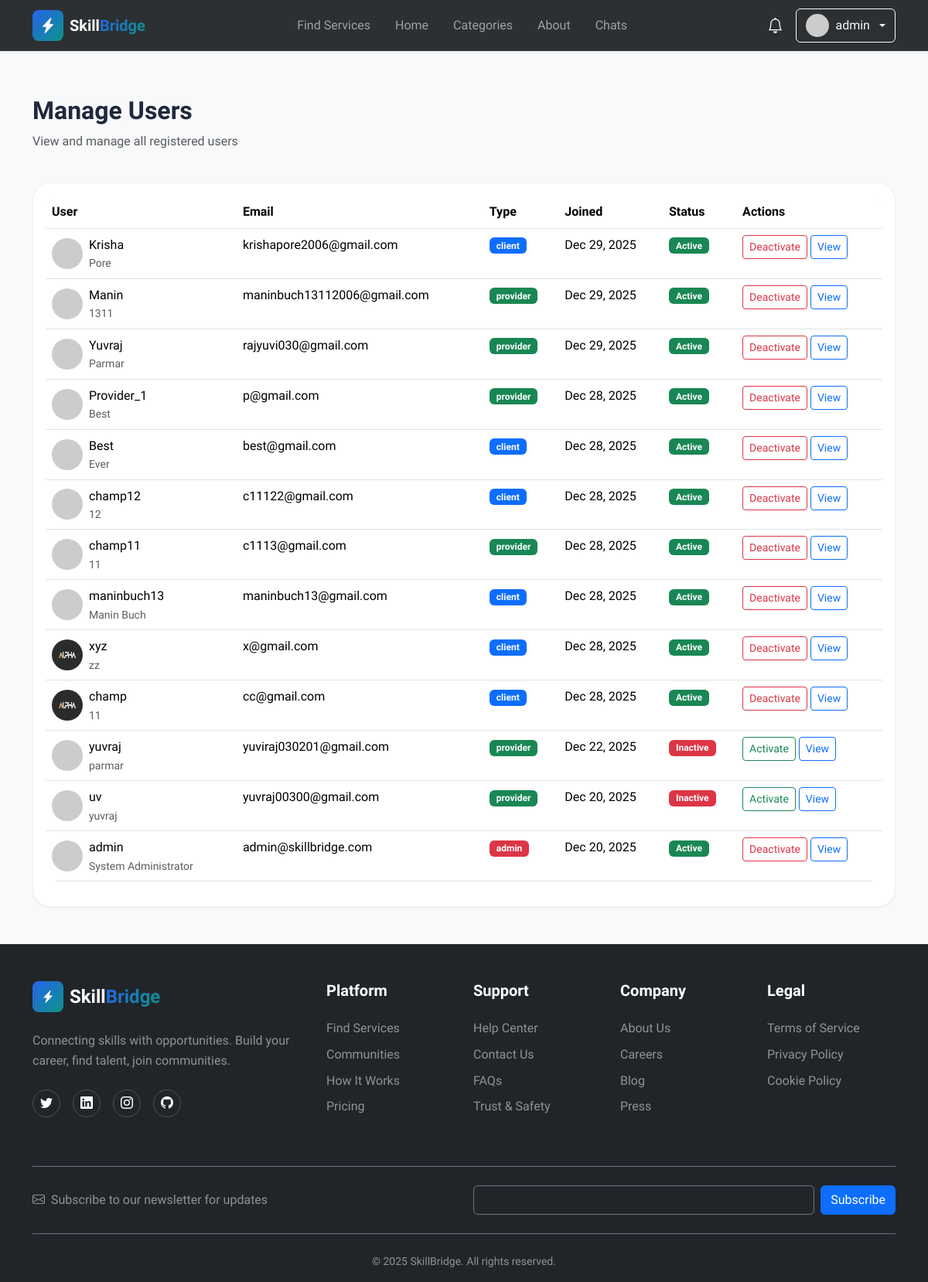
Page /admin/users (signed in) on the committed database.
### models.py (models this page shows, shortened)
class User(UserMixin, db.Model):
    __tablename__ = 'users'
    id = db.Column(db.Integer, primary_key=True)
    username = db.Column(db.String(80), unique=True, nullable=False, index=True)
    email = db.Column(db.String(120), unique=True, nullable=False, index=True)
    password_hash = db.Column(db.String(255), nullable=False)
    user_type = db.Column(db.String(20), nullable=False, default='client')
    full_name = db.Column(db.String(100))
    bio = db.Column(db.Text)
    avatar_url = db.Column(db.String(255), default='default-avatar.png')
    phone = db.Column(db.String(20))
    is_active = db.Column(db.Boolean, default=True)
    is_verified = db.Column(db.Boolean, default=False)
    created_at = db.Column(db.DateTime, default=datetime.utcnow, nullable=False)
    updated_at = db.Column(db.DateTime, default=datetime.utcnow, onupdate=datetime.utcnow)
    services = db.relationship('Service', backref='provider', lazy='dynamic',
                              foreign_keys='Service.user_id')
    reviews = db.relationship('Review', backref='reviewer', lazy='dynamic',
                             foreign_keys='Review.user_id')
    orders_as_buyer = db.relationship('Order', backref='buyer', lazy='dynamic',
                                     foreign_keys='Order.buyer_id')
    orders_as_seller = db.relationship('Order', backref='seller', lazy='dynamic',
                                      foreign_keys='Order.seller_id')
    favorites = db.relationship('Favorite', backref='user', lazy='dynamic',
                               cascade='all, delete-orphan')
    notifications = db.relationship('Notification', backref='user', lazy='dynamic',
                                   cascade='all, delete-orphan')
    def is_admin(self):
        return self.user_type == 'admin'
    def get_unread_notifications_count(self):
        return self.notifications.filter_by(is_read=False).count()
    def get_recent_notifications(self, limit=5):
        return self.notifications.order_by(db.text('created_at desc')).limit(limit)
    def get_avatar_url(self):
        from flask import url_for
        if not self.avatar_url or self.avatar_url == 'default-avatar.png':
            return f"https://ui-avatars.com/api/?name={self.username}&background=random&color=fff&size=128"
        if self.avatar_url.startswith('http'):
            return self.avatar_url
        return url_for('static', filename='avatars/' + self.avatar_url)

### routes.py (the view)
@admin_bp.route('/users')
@admin_required
def users():
    users = User.query.order_by(User.created_at.desc()).all()
    return render_template('admin/users.html', users=users)

### routes.py (called while the page is built)
def admin_required(f):
    @wraps(f)
    def decorated_function(*args, **kwargs):
        if not current_user.is_authenticated or not current_user.is_admin():
            flash('You need admin privileges to access this page.', 'danger')
            return redirect(url_for('main.index'))
        return f(*args, **kwargs)
    return decorated_function

### templates/admin/users.html (shortened to what this page needs)
{% extends 'base.html' %}
{% block content %}
<section class="py-5 bg-light">
    <div class="container">
        <div class="row mb-4">
            <div class="col">
                <h2 class="fw-bold">Manage Users</h2>
                <p class="text-muted">View and manage all registered users</p>
            </div>
        </div>
        <div class="card">
            <div class="card-body">
                <div class="table-responsive">
                    <table class="table table-hover">
                        <thead>
                            <tr>
                                <th>User</th>
                                <th>Email</th>
                                <th>Type</th>
                                <th>Joined</th>
                                <th>Status</th>
                                <th>Actions</th>
                            </tr>
                        </thead>
                        <tbody>
                            {% for user in users %}
                            <tr>
                                <td>
                                    <div class="d-flex align-items-center">
                                        <img src="{{ url_for('static', filename='images/' + user.avatar_url) }}"
                                            class="rounded-circle me-2" width="40" height="40"
                                            onerror="this.src='https://via.placeholder.com/40?text={{ user.username[0].upper() }}'">
                                        <div>
                                            <div class="fw-medium">{{ user.username }}</div>
                                            <div class="small text-muted">{{ user.full_name or 'N/A' }}</div>
                                        </div>
                                    </div>
                                </td>
                                <td>{{ user.email }}</td>
                                <td>
                                    <span
                                        class="badge bg-{% if user.user_type == 'admin' %}danger{% elif user.user_type == 'provider' %}success{% else %}primary{% endif %}">
                                        {{ user.user_type }}
                                    </span>
                                </td>
                                <td>{{ user.created_at.strftime('%b %d, %Y') }}</td>
                                <td>
                                    <span class="badge bg-{% if user.is_active %}success{% else %}danger{% endif %}">
                                        {% if user.is_active %}Active{% else %}Inactive{% endif %}
                                    </span>
                                </td>
                                <td>
                                    <form method="POST"
                                        action="{{ url_for('admin.toggle_user_status', user_id=user.id) }}"
                                        class="d-inline">
                                        <button type="submit"
                                            class="btn btn-sm btn-outline-{% if user.is_active %}danger{% else %}success{% endif %}">
                                            {% if user.is_active %}Deactivate{% else %}Activate{% endif %}
                                        </button>
                                    </form>
                                    <a href="{{ url_for('user.profile', username=user.username) }}"
                                        class="btn btn-sm btn-outline-primary">
                                        View
                                    </a>
                                </td>
                            </tr>
                            {% endfor %}
                        </tbody>
                    </table>
                </div>
            </div>
        </div>
    </div>
</section>
{% endblock %}

### templates/components/header.html (shortened to what this page needs)
<header class="navbar navbar-expand-lg navbar-dark bg-dark fixed-top shadow-sm">
    <div class="container">
        <a class="navbar-brand d-flex align-items-center" href="{{ url_for('main.index') }}">
            <div class="logo-icon gradient-primary rounded-3 p-2 me-2">
                <i class="bi bi-lightning-charge-fill text-white"></i>
            </div>
            <span class="fw-bold">Skill<span class="text-gradient">Bridge</span></span>
        </a>
        <div class="collapse navbar-collapse" id="navbarNav">
            <ul class="navbar-nav mx-auto">
                <li class="nav-item">
                    <a class="nav-link" href="{{ url_for('service.browse') }}">Find Services</a>
                </li>
                <li class="nav-item">
                    <a class="nav-link" href="{{ url_for('main.index') }}">Home</a>
                </li>
                <li class="nav-item">
                    <a class="nav-link" href="{{ url_for('main.index') }}#categories">Categories</a>
                </li>
                <li class="nav-item">
                    <a class="nav-link" href="{{ url_for('main.about') }}">About</a>
                </li>
                {% if current_user.is_authenticated %}
                <li class="nav-item">
                    <a class="nav-link" href="{{ url_for('user.chats') }}">Chats</a>
                </li>
                {% endif %}
            </ul>
            <div class="d-flex align-items-center gap-3 mt-3 mt-lg-0">
                {% if current_user.is_authenticated %}
                <div class="dropdown">
                    <button class="btn btn-link text-white position-relative p-0" type="button"
                        data-bs-toggle="dropdown">
                        <i class="bi bi-bell fs-5"></i>
                    </button>
                </div>
                <div class="dropdown">
                    <button class="btn btn-outline-light dropdown-toggle d-flex align-items-center gap-2" type="button"
                        data-bs-toggle="dropdown">
                        <img src="{{ current_user.get_avatar_url() }}" alt="Avatar" class="rounded-circle" width="30"
                            height="30">
                        <span>{{ current_user.username }}</span>
                    </button>
                </div>
                {% else %}
                <a href="{{ url_for('auth.login') }}" class="btn btn-outline-light">Log In</a>
                <a href="{{ url_for('auth.register') }}" class="btn btn-gradient-primary">Get Started</a>
                {% endif %}
            </div>
        </div>
    </div>
</header>
<div style="height: 76px;"></div>

### static/css/custom.css (style rules this page uses)
:root { --primary: #2563eb; --primary-hover: #1d4ed8; --accent: #0d9488; --background: #f8fafc; --foreground: #1e293b; --card: #ffffff; --border: #e2e8f0; --muted: #64748b; --muted-foreground: #94a3b8; --secondary: #f1f5f9; --success: #10b981; --danger: #ef4444; --primary-color: #2563eb; --primary-dark: #1d4ed8; --primary-light: #3b82f6; --accent-color: #0d9488; --card-bg: #ffffff; --gradient-primary: linear-gradient(135deg, #2563eb 0%, #0d9488 100%); --gradient-accent: linear-gradient(135deg, #f97316 0%, #fb923c 100%); --gradient-hero: linear-gradient(135deg, #1e293b, #334155); --shadow-sm: 0 1px 2px 0 rgba(0, 0, 0, 0.05); --shadow-md: 0 4px 6px -1px rgba(0, 0, 0, 0.08); --shadow-lg: 0 10px 15px -3px rgba(0, 0, 0, 0.08); --shadow-xl: 0 20px 25px -5px rgba(0, 0, 0, 0.1); --shadow-glow: 0 0 40px rgba(37, 99, 235, 0.25); --section-padding: 5rem 0; --radius: 0.75rem; --radius-sm: 0.5rem; --radius-md: 1rem; --radius-lg: 1.5rem; --radius-xl: 2rem; }
* { margin: 0; padding: 0; box-sizing: border-box; }
body { font-family: 'Sora', -apple-system, BlinkMacSystemFont, 'Segoe UI', sans-serif; background-color: var(--background); color: var(--foreground); line-height: 1.6; overflow-x: hidden; }
h1, h2, h3, h4, h5, h6 { font-weight: 700; line-height: 1.2; }
a { transition: all 0.3s ease; }
.gradient-primary { background: var(--gradient-primary); }
.text-gradient { background: var(--gradient-primary); -webkit-background-clip: text; -webkit-text-fill-color: transparent; background-clip: text; }
.navbar { backdrop-filter: blur(10px); background-color: rgba(33, 37, 41, 0.95) !important; transition: all 0.3s ease; }
.logo-icon { width: 40px; height: 40px; display: flex; align-items: center; justify-content: center; transition: all 0.3s ease; }
.nav-link { font-weight: 500; position: relative; padding: 0.5rem 1rem !important; }
.nav-link::after { content: ''; position: absolute; bottom: 0; left: 50%; width: 0; height: 2px; background: var(--gradient-primary); transition: all 0.3s ease; transform: translateX(-50%); }
.card { border-radius: var(--radius-lg); border: 1px solid rgba(0, 0, 0, 0.05); box-shadow: var(--shadow-sm); }
.table { border-radius: var(--radius-md); overflow: hidden; }
.table thead { background: var(--background); }
.badge { padding: 0.35em 0.75em; font-weight: 600; }

### rows in the picture
User: username "admin", full_name "System Administrator", email "admin@skillbridge.com", user_type "admin", created_at "Dec 20, 2025", is_active "Active"
User: username "Krisha", full_name "Pore", email "krishapore2006@gmail.com", user_type "client", created_at "Dec 29, 2025", is_active "Active"
User: username "Manin", full_name "1311", email "maninbuch13112006@gmail.com", user_type "provider", created_at "Dec 29, 2025", is_active "Active"
User: username "Yuvraj", full_name "Parmar", email "rajyuvi030@gmail.com", user_type "provider", created_at "Dec 29, 2025", is_active "Active"
User: username "Provider_1", full_name "Best", email "p@gmail.com", user_type "provider", created_at "Dec 28, 2025", is_active "Active"
User: username "Best", full_name "Ever", email "best@gmail.com", user_type "client", created_at "Dec 28, 2025", is_active "Active"
User: username "champ12", full_name "12", email "c11122@gmail.com", user_type "client", created_at "Dec 28, 2025", is_active "Active"
User: username "champ11", full_name "11", email "c1113@gmail.com", user_type "provider", created_at "Dec 28, 2025", is_active "Active"
User: username "maninbuch13", full_name "Manin Buch", email "maninbuch13@gmail.com", user_type "client", created_at "Dec 28, 2025", is_active "Active"
User: avatar_url (picture), username "xyz", full_name "zz", email "x@gmail.com", user_type "client", created_at "Dec 28, 2025", is_active "Active"
User: avatar_url (picture), username "champ", full_name "11", email "cc@gmail.com", user_type "client", created_at "Dec 28, 2025", is_active "Active"
User: username "yuvraj", full_name "parmar", email "yuviraj030201@gmail.com", user_type "provider", created_at "Dec 22, 2025", is_active "Inactive"
User: username "uv", full_name "yuvraj", email "yuvraj00300@gmail.com", user_type "provider", created_at "Dec 20, 2025", is_active "Inactive"
